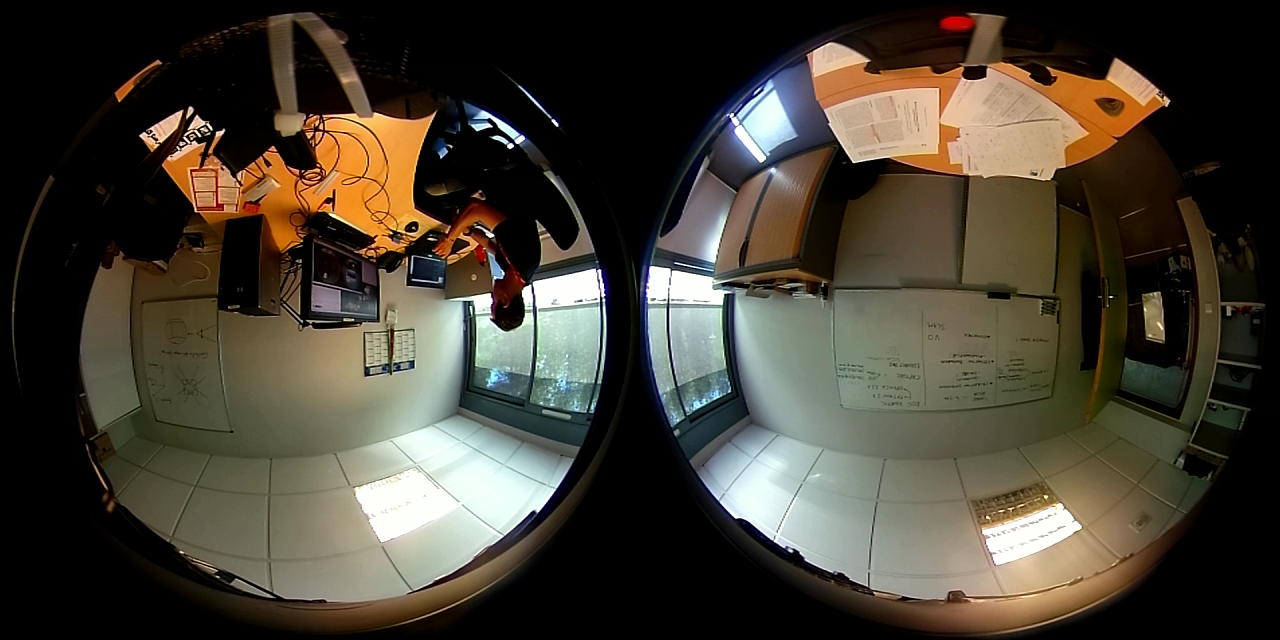
#> input picture notebooks/stereo/btm0000.png, 1280 x 640 px
$ jupyter execute --allow-errors Depth_from_Dual_Equirect_pyelas.ipynb   (shell and % lines are left out)   (older library calls are emulated)
#> lines starting #> are read from the running program, lines starting #| are printed output that depends on the picture
### notebooks/stereo/utils.py
import cv2
import matplotlib.pyplot as plt
import numpy as np
import yaml

def plot(img):
    new_img = cv2.cvtColor(img, cv2.COLOR_BGR2RGB)
    plt.imshow(new_img);

# [19 lines left out: function read_ucm_params_camodocal, not called in this run]

def read_ucm_params_kalibr(filename, camid='cam0'):
    with open(filename, 'r') as stream:
        try:
            data = yaml.safe_load(stream)
        except yaml.YAMLError as exc:
            print(exc)
    dp = data[camid]['distortion_coeffs']
    D = np.array(dp)
    pp = data[camid]['intrinsics']
    K = np.eye(3)
    K[0][0] = pp[1]
    K[1][1] = pp[2]
    K[0][2] = pp[3]
    K[1][2] = pp[4]
    xi = np.array(pp[:1])
    return xi, K, D

# [14 lines left out: function initRectifyMap, not called in this run]

def equirectangular_projection(img, map1, map2):
    undistorted_img = rotate_ccw_90(cv2.remap(img, map1, map2, cv2.INTER_LINEAR, cv2.BORDER_CONSTANT))
    return undistorted_img

# [9 lines left out: functions rotate_cw_90, rotate_ccw_90, not called in this run]

def rotate_180(img):
    img_f = cv2.flip(img, flipCode=-1)
    return img_f

### notebooks/stereo/elas.py
# This file was automatically generated by SWIG (http://www.swig.org).
# Version 3.0.8
#
# Do not make changes to this file unless you know what you are doing--modify
# the SWIG interface file instead.


from sys import version_info
if version_info >= (2, 6, 0):
    def swig_import_helper():
        from os.path import dirname
        import imp
        fp = None
        try:
            fp, pathname, description = imp.find_module('_elas', [dirname(__file__)])
        except ImportError:
            import _elas
            return _elas
        if fp is not None:
            try:
                _mod = imp.load_module('_elas', fp, pathname, description)
            finally:
                fp.close()
            return _mod
    _elas = swig_import_helper()
    del swig_import_helper
else:
    import _elas
del version_info
try:
    _swig_property = property
except NameError:
    pass  # Python < 2.2 doesn't have 'property'.


# [17 lines left out: function _swig_setattr_nondynamic, not called in this run]


def _swig_setattr(self, class_type, name, value):
    return _swig_setattr_nondynamic(self, class_type, name, value, 0)


# [10 lines left out: function _swig_getattr_nondynamic, not called in this run]

def _swig_getattr(self, class_type, name):
    return _swig_getattr_nondynamic(self, class_type, name, 0)


# [6 lines left out: function _swig_repr, not called in this run]

try:
    _object = object
    _newclass = 1
except AttributeError:
    class _object:
        pass
    _newclass = 0


class SwigPyIterator(_object):
    """Proxy of C++ swig::SwigPyIterator class."""

    __swig_setmethods__ = {}
    __setattr__ = lambda self, name, value: _swig_setattr(self, SwigPyIterator, name, value)
    __swig_getmethods__ = {}
    __getattr__ = lambda self, name: _swig_getattr(self, SwigPyIterator, name)

    def __init__(self, *args, **kwargs):
        raise AttributeError("No constructor defined - class is abstract")
    __repr__ = _swig_repr
    __swig_destroy__ = _elas.delete_SwigPyIterator
    __del__ = lambda self: None

    def value(self):
        """value(self) -> PyObject *"""
        return _elas.SwigPyIterator_value(self)


    # [14 lines left out: functions incr, decr, not called in this run]


    def distance(self, x):
        """distance(self, x) -> ptrdiff_t"""
        return _elas.SwigPyIterator_distance(self, x)


    def equal(self, x):
        """equal(self, x) -> bool"""
        return _elas.SwigPyIterator_equal(self, x)


    def copy(self):
        """copy(self) -> SwigPyIterator"""
        return _elas.SwigPyIterator_copy(self)


    def next(self):
        """next(self) -> PyObject *"""
        return _elas.SwigPyIterator_next(self)


    def __next__(self):
        """__next__(self) -> PyObject *"""
        return _elas.SwigPyIterator___next__(self)


    def previous(self):
        """previous(self) -> PyObject *"""
        return _elas.SwigPyIterator_previous(self)


    def advance(self, n):
        """advance(self, n) -> SwigPyIterator"""
        return _elas.SwigPyIterator_advance(self, n)


    def __eq__(self, x):
        """__eq__(self, x) -> bool"""
        return _elas.SwigPyIterator___eq__(self, x)


    def __ne__(self, x):
        """__ne__(self, x) -> bool"""
        return _elas.SwigPyIterator___ne__(self, x)


    def __iadd__(self, n):
        """__iadd__(self, n) -> SwigPyIterator"""
        return _elas.SwigPyIterator___iadd__(self, n)


    def __isub__(self, n):
        """__isub__(self, n) -> SwigPyIterator"""
        return _elas.SwigPyIterator___isub__(self, n)


    def __add__(self, n):
        """__add__(self, n) -> SwigPyIterator"""
        return _elas.SwigPyIterator___add__(self, n)


    # [6 lines left out: function __sub__, not called in this run]

    def __iter__(self):
        return self
SwigPyIterator_swigregister = _elas.SwigPyIterator_swigregister
SwigPyIterator_swigregister(SwigPyIterator)

class Elas(_object):
    """Proxy of C++ Elas class."""

    __swig_setmethods__ = {}
    __setattr__ = lambda self, name, value: _swig_setattr(self, Elas, name, value)
    __swig_getmethods__ = {}
    __getattr__ = lambda self, name: _swig_getattr(self, Elas, name)
    __repr__ = _swig_repr
    ROBOTICS = _elas.Elas_ROBOTICS
    MIDDLEBURY = _elas.Elas_MIDDLEBURY

    # [7 lines left out: function __init__, not called in this run]
    __swig_destroy__ = _elas.delete_Elas
    __del__ = lambda self: None

    def process(self, I1, I2, D1, D2, dims):
        """process(self, I1, I2, D1, D2, dims)"""
        return _elas.Elas_process(self, I1, I2, D1, D2, dims)


    def process_stereo(self, image1, image2, disp1, disp2):
        """process_stereo(self, image1, image2, disp1, disp2)"""
        return _elas.Elas_process_stereo(self, image1, image2, disp1, disp2)

Elas_swigregister = _elas.Elas_swigregister
Elas_swigregister(Elas)

class Elas_parameters(_object):
    """Proxy of C++ Elas::parameters class."""

    __swig_setmethods__ = {}
    __setattr__ = lambda self, name, value: _swig_setattr(self, Elas_parameters, name, value)
    __swig_getmethods__ = {}
    __getattr__ = lambda self, name: _swig_getattr(self, Elas_parameters, name)
    __repr__ = _swig_repr
    __swig_setmethods__["disp_min"] = _elas.Elas_parameters_disp_min_set
    __swig_getmethods__["disp_min"] = _elas.Elas_parameters_disp_min_get
    if _newclass:
        disp_min = _swig_property(_elas.Elas_parameters_disp_min_get, _elas.Elas_parameters_disp_min_set)
    __swig_setmethods__["disp_max"] = _elas.Elas_parameters_disp_max_set
    __swig_getmethods__["disp_max"] = _elas.Elas_parameters_disp_max_get
    if _newclass:
        disp_max = _swig_property(_elas.Elas_parameters_disp_max_get, _elas.Elas_parameters_disp_max_set)
    __swig_setmethods__["support_threshold"] = _elas.Elas_parameters_support_threshold_set
    __swig_getmethods__["support_threshold"] = _elas.Elas_parameters_support_threshold_get
    if _newclass:
        support_threshold = _swig_property(_elas.Elas_parameters_support_threshold_get, _elas.Elas_parameters_support_threshold_set)
    __swig_setmethods__["support_texture"] = _elas.Elas_parameters_support_texture_set
    __swig_getmethods__["support_texture"] = _elas.Elas_parameters_support_texture_get
    if _newclass:
        support_texture = _swig_property(_elas.Elas_parameters_support_texture_get, _elas.Elas_parameters_support_texture_set)
    __swig_setmethods__["candidate_stepsize"] = _elas.Elas_parameters_candidate_stepsize_set
    __swig_getmethods__["candidate_stepsize"] = _elas.Elas_parameters_candidate_stepsize_get
    if _newclass:
        candidate_stepsize = _swig_property(_elas.Elas_parameters_candidate_stepsize_get, _elas.Elas_parameters_candidate_stepsize_set)
    __swig_setmethods__["incon_window_size"] = _elas.Elas_parameters_incon_window_size_set
    __swig_getmethods__["incon_window_size"] = _elas.Elas_parameters_incon_window_size_get
    if _newclass:
        incon_window_size = _swig_property(_elas.Elas_parameters_incon_window_size_get, _elas.Elas_parameters_incon_window_size_set)
    __swig_setmethods__["incon_threshold"] = _elas.Elas_parameters_incon_threshold_set
    __swig_getmethods__["incon_threshold"] = _elas.Elas_parameters_incon_threshold_get
    if _newclass:
        incon_threshold = _swig_property(_elas.Elas_parameters_incon_threshold_get, _elas.Elas_parameters_incon_threshold_set)
    __swig_setmethods__["incon_min_support"] = _elas.Elas_parameters_incon_min_support_set
    __swig_getmethods__["incon_min_support"] = _elas.Elas_parameters_incon_min_support_get
    if _newclass:
        incon_min_support = _swig_property(_elas.Elas_parameters_incon_min_support_get, _elas.Elas_parameters_incon_min_support_set)
    __swig_setmethods__["add_corners"] = _elas.Elas_parameters_add_corners_set
    __swig_getmethods__["add_corners"] = _elas.Elas_parameters_add_corners_get
    if _newclass:
        add_corners = _swig_property(_elas.Elas_parameters_add_corners_get, _elas.Elas_parameters_add_corners_set)
    __swig_setmethods__["grid_size"] = _elas.Elas_parameters_grid_size_set
    __swig_getmethods__["grid_size"] = _elas.Elas_parameters_grid_size_get
    if _newclass:
        grid_size = _swig_property(_elas.Elas_parameters_grid_size_get, _elas.Elas_parameters_grid_size_set)
    __swig_setmethods__["beta"] = _elas.Elas_parameters_beta_set
    __swig_getmethods__["beta"] = _elas.Elas_parameters_beta_get
    if _newclass:
        beta = _swig_property(_elas.Elas_parameters_beta_get, _elas.Elas_parameters_beta_set)
    __swig_setmethods__["gamma"] = _elas.Elas_parameters_gamma_set
    __swig_getmethods__["gamma"] = _elas.Elas_parameters_gamma_get
    if _newclass:
        gamma = _swig_property(_elas.Elas_parameters_gamma_get, _elas.Elas_parameters_gamma_set)
    __swig_setmethods__["sigma"] = _elas.Elas_parameters_sigma_set
    __swig_getmethods__["sigma"] = _elas.Elas_parameters_sigma_get
    if _newclass:
        sigma = _swig_property(_elas.Elas_parameters_sigma_get, _elas.Elas_parameters_sigma_set)
    __swig_setmethods__["sradius"] = _elas.Elas_parameters_sradius_set
    __swig_getmethods__["sradius"] = _elas.Elas_parameters_sradius_get
    if _newclass:
        sradius = _swig_property(_elas.Elas_parameters_sradius_get, _elas.Elas_parameters_sradius_set)
    __swig_setmethods__["match_texture"] = _elas.Elas_parameters_match_texture_set
    __swig_getmethods__["match_texture"] = _elas.Elas_parameters_match_texture_get
    if _newclass:
        match_texture = _swig_property(_elas.Elas_parameters_match_texture_get, _elas.Elas_parameters_match_texture_set)
    __swig_setmethods__["lr_threshold"] = _elas.Elas_parameters_lr_threshold_set
    __swig_getmethods__["lr_threshold"] = _elas.Elas_parameters_lr_threshold_get
    if _newclass:
        lr_threshold = _swig_property(_elas.Elas_parameters_lr_threshold_get, _elas.Elas_parameters_lr_threshold_set)
    __swig_setmethods__["speckle_sim_threshold"] = _elas.Elas_parameters_speckle_sim_threshold_set
    __swig_getmethods__["speckle_sim_threshold"] = _elas.Elas_parameters_speckle_sim_threshold_get
    if _newclass:
        speckle_sim_threshold = _swig_property(_elas.Elas_parameters_speckle_sim_threshold_get, _elas.Elas_parameters_speckle_sim_threshold_set)
    __swig_setmethods__["speckle_size"] = _elas.Elas_parameters_speckle_size_set
    __swig_getmethods__["speckle_size"] = _elas.Elas_parameters_speckle_size_get
    if _newclass:
        speckle_size = _swig_property(_elas.Elas_parameters_speckle_size_get, _elas.Elas_parameters_speckle_size_set)
    __swig_setmethods__["ipol_gap_width"] = _elas.Elas_parameters_ipol_gap_width_set
    __swig_getmethods__["ipol_gap_width"] = _elas.Elas_parameters_ipol_gap_width_get
    if _newclass:
        ipol_gap_width = _swig_property(_elas.Elas_parameters_ipol_gap_width_get, _elas.Elas_parameters_ipol_gap_width_set)
    __swig_setmethods__["filter_median"] = _elas.Elas_parameters_filter_median_set
    __swig_getmethods__["filter_median"] = _elas.Elas_parameters_filter_median_get
    if _newclass:
        filter_median = _swig_property(_elas.Elas_parameters_filter_median_get, _elas.Elas_parameters_filter_median_set)
    __swig_setmethods__["filter_adaptive_mean"] = _elas.Elas_parameters_filter_adaptive_mean_set
    __swig_getmethods__["filter_adaptive_mean"] = _elas.Elas_parameters_filter_adaptive_mean_get
    if _newclass:
        filter_adaptive_mean = _swig_property(_elas.Elas_parameters_filter_adaptive_mean_get, _elas.Elas_parameters_filter_adaptive_mean_set)
    __swig_setmethods__["postprocess_only_left"] = _elas.Elas_parameters_postprocess_only_left_set
    __swig_getmethods__["postprocess_only_left"] = _elas.Elas_parameters_postprocess_only_left_get
    if _newclass:
        postprocess_only_left = _swig_property(_elas.Elas_parameters_postprocess_only_left_get, _elas.Elas_parameters_postprocess_only_left_set)
    __swig_setmethods__["subsampling"] = _elas.Elas_parameters_subsampling_set
    __swig_getmethods__["subsampling"] = _elas.Elas_parameters_subsampling_get
    if _newclass:
        subsampling = _swig_property(_elas.Elas_parameters_subsampling_get, _elas.Elas_parameters_subsampling_set)

    # [10 lines left out: function __init__, not called in this run]
    __swig_destroy__ = _elas.delete_Elas_parameters
    __del__ = lambda self: None
Elas_parameters_swigregister = _elas.Elas_parameters_swigregister
Elas_parameters_swigregister(Elas_parameters)


def compute_connected_components(disp, out_labels, d_thresh):
    """compute_connected_components(disp, out_labels, d_thresh) -> int"""
    return _elas.compute_connected_components(disp, out_labels, d_thresh)
# This file is compatible with both classic and new-style classes.

### notebooks/stereo/Depth_from_Dual_Equirect_pyelas.ipynb
[cell 1]
import cv2
import matplotlib
import matplotlib.pyplot as plt
import numpy as np

from utils import plot, read_ucm_params_kalibr, initRectifyMap, equirectangular_projection, \
  rotate_cw_90, rotate_ccw_90, rotate_180

[cell 2]
from elas import *

[cell 3]
matplotlib.rcParams['figure.figsize'] = [15, 15]

[cell 4]
image_file = 'btm0000.png'
image = cv2.imread(image_file)
#> image is the input picture: shape (640, 1280, 3); mean B, G, R 51.5, 63.4, 69.4
(rows,cols,channels) = image.shape
#> rows = 640; cols = 1280; channels = 3
image_size = rows
#> image_size = 640
btm_front_img = rotate_180(image[0:image_size, 0:image_size])
#> in rotate_180, `img_f = cv2.flip(img, flipCode=-1)`:
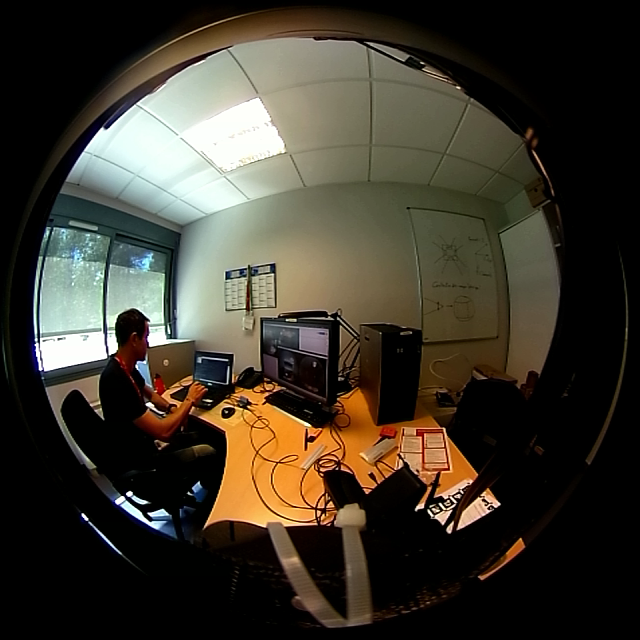
#> img_f: shape (640, 640, 3); mean of channels 0, 1, 2 46, 57.4, 62.9; drawn as B, G, R
#> in rotate_180, `img_f = cv2.flip(img, flipCode=-1)`:
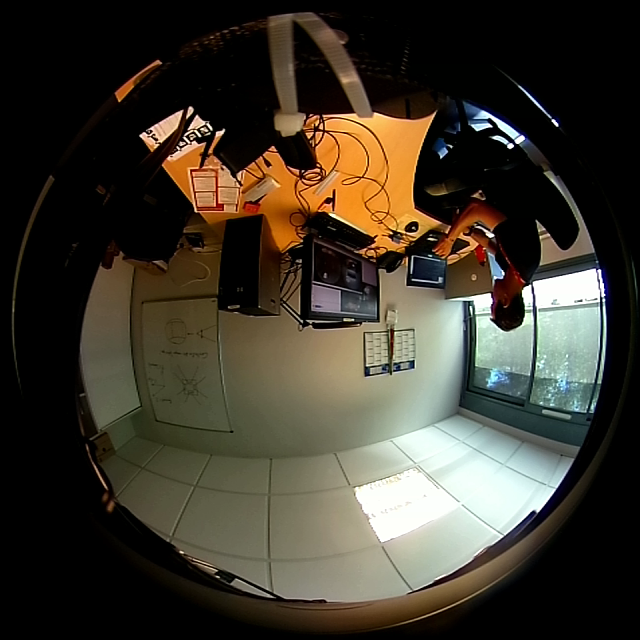
#> img: shape (640, 640, 3); mean of channels 0, 1, 2 46, 57.4, 62.9; drawn as B, G, R
btm_back_img  = rotate_180(image[0:image_size, image_size:2*image_size])
#> in rotate_180 (call 2), `img_f = cv2.flip(img, flipCode=-1)`:
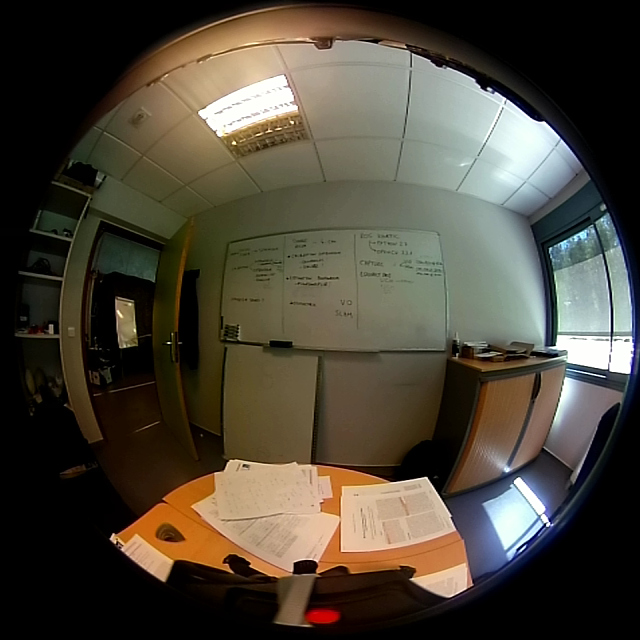
#> img_f: shape (640, 640, 3); mean of channels 0, 1, 2 57, 69.5, 75.9; drawn as B, G, R
#> in rotate_180 (call 2), `img_f = cv2.flip(img, flipCode=-1)`:
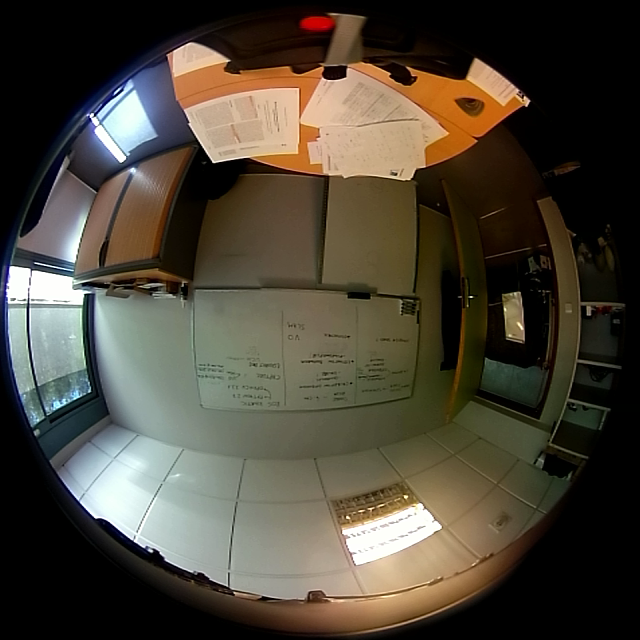
#> img: shape (640, 640, 3); mean of channels 0, 1, 2 57, 69.5, 75.9; drawn as B, G, R
plt.subplot(121); plot(btm_front_img);
plt.subplot(122); plot(btm_back_img);

[cell 5]
image_file = 'top0000.png'
image = cv2.imread(image_file)
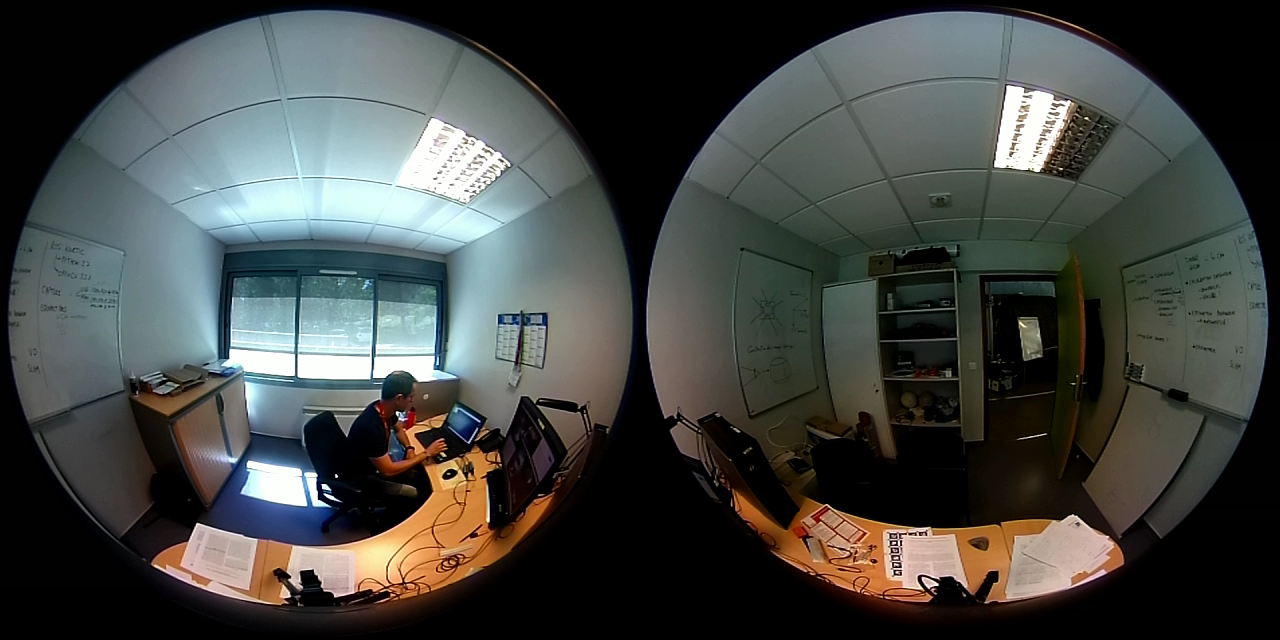
#> input picture notebooks/stereo/top0000.png, 1280 x 640 px
#> image is the input picture: shape (640, 1280, 3); mean B, G, R 66.5, 69.9, 67.1
(rows,cols,channels) = image.shape
image_size = rows
top_front_img = image[0:image_size, 0:image_size]
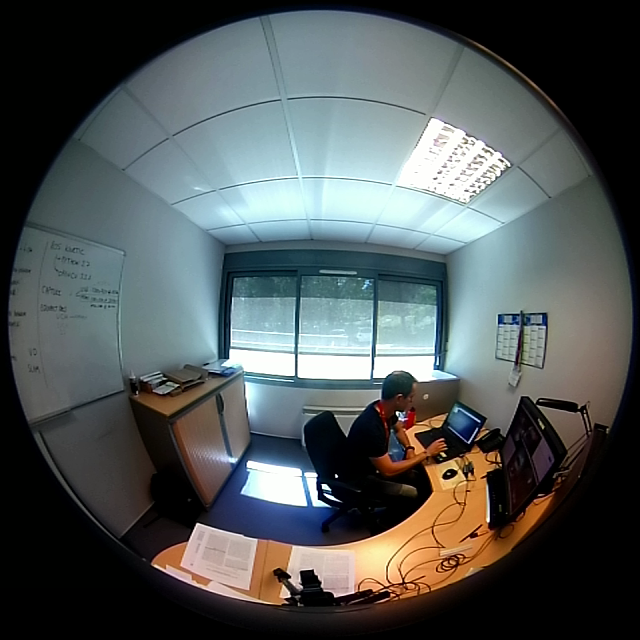
#> top_front_img: shape (640, 640, 3); mean B, G, R 87.4, 87.6, 81.7
top_back_img  = image[0:image_size, image_size:2*image_size]
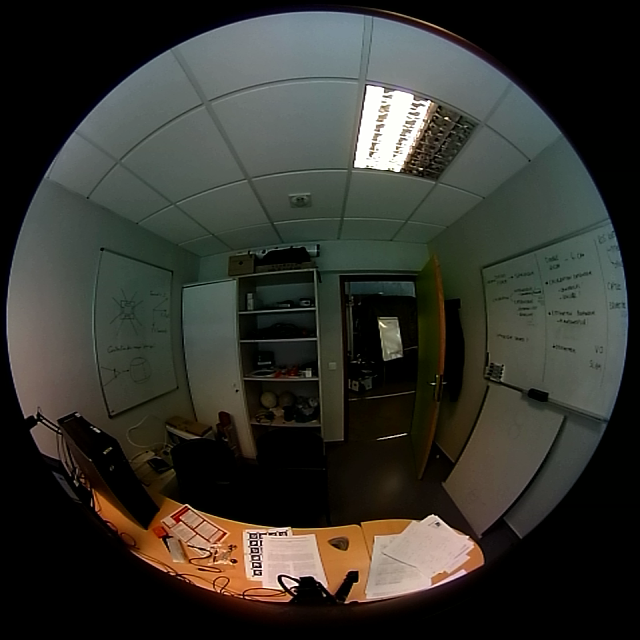
#> top_back_img: shape (640, 640, 3); mean B, G, R 45.7, 52.3, 52.5
plt.subplot(121); plot(top_front_img);
plt.subplot(122); plot(top_back_img);

#### Use calibration parameters from Kalibr

[cell 6]
params_file = '../../config/camchain-front_camera.yaml'
#> (the rest of this cell did not finish here and is left out)


[cell 7]
params_file = '../../config/camchain-back_camera.yaml'
#> (the rest of this cell did not finish here and is left out)


### Compute rectification map and project into equirectangular image

#> (a cell that did not finish here is left out)

#> (a cell that did not finish here is left out)

#> (a cell that did not finish here is left out)

#> (a cell that did not finish here is left out)

#> (a cell that did not finish here is left out)

#> (a cell that did not finish here is left out)

#> (a cell that did not finish here is left out)
